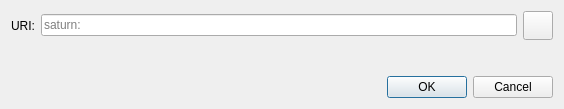
<?xml version="1.0" encoding="UTF-8"?>
<ui version="4.0">
 <class>OpenURIDialog</class>
 <widget class="QDialog" name="OpenURIDialog">
  <property name="geometry">
   <rect>
    <x>0</x>
    <y>0</y>
    <width>564</width>
    <height>109</height>
   </rect>
  </property>
  <property name="windowTitle">
   <string>Open saturn URI</string>
  </property>
  <layout class="QVBoxLayout" name="verticalLayout">
   <item>
    <layout class="QHBoxLayout" name="horizontalLayout">
     <item>
      <widget class="QLabel" name="label">
       <property name="text">
        <string>URI:</string>
       </property>
      </widget>
     </item>
     <item>
      <widget class="QValidatedLineEdit" name="uriEdit">
       <property name="placeholderText">
        <string notr="true">saturn:</string>
       </property>
      </widget>
     </item>
     <item>
      <widget class="QToolButton" name="pasteButton">
       <property name="toolTip">
        <string extracomment="Tooltip text for button that allows you to paste an address that is in your clipboard.">Paste address from clipboard</string>
       </property>
       <property name="text">
        <string/>
       </property>
       <property name="icon">
        <iconset resource="../saturn.qrc">
         <normaloff>:/icons/editpaste</normaloff>:/icons/editpaste
        </iconset>
       </property>
       <property name="iconSize">
        <size>
         <width>22</width>
         <height>22</height>
        </size>
       </property>
      </widget>
     </item>
    </layout>
   </item>
   <item>
    <spacer name="verticalSpacer">
     <property name="orientation">
      <enum>Qt::Vertical</enum>
     </property>
     <property name="sizeHint" stdset="0">
      <size>
       <width>20</width>
       <height>40</height>
      </size>
     </property>
    </spacer>
   </item>
   <item>
    <widget class="QDialogButtonBox" name="buttonBox">
     <property name="orientation">
      <enum>Qt::Horizontal</enum>
     </property>
     <property name="standardButtons">
      <set>QDialogButtonBox::Cancel|QDialogButtonBox::Ok</set>
     </property>
    </widget>
   </item>
  </layout>
 </widget>
 <customwidgets>
  <customwidget>
   <class>QValidatedLineEdit</class>
   <extends>QLineEdit</extends>
   <header>qt/qvalidatedlineedit.h</header>
  </customwidget>
 </customwidgets>
 <resources/>
 <connections>
  <connection>
   <sender>buttonBox</sender>
   <signal>accepted()</signal>
   <receiver>OpenURIDialog</receiver>
   <slot>accept()</slot>
   <hints>
    <hint type="sourcelabel">
     <x>248</x>
     <y>254</y>
    </hint>
    <hint type="destinationlabel">
     <x>157</x>
     <y>274</y>
    </hint>
   </hints>
  </connection>
  <connection>
   <sender>buttonBox</sender>
   <signal>rejected()</signal>
   <receiver>OpenURIDialog</receiver>
   <slot>reject()</slot>
   <hints>
    <hint type="sourcelabel">
     <x>316</x>
     <y>260</y>
    </hint>
    <hint type="destinationlabel">
     <x>286</x>
     <y>274</y>
    </hint>
   </hints>
  </connection>
 </connections>
</ui>
